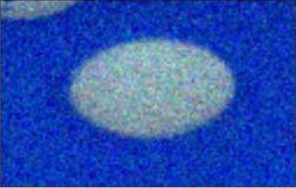
#> input picture data/die.png, 296 x 188 px
$ jupyter execute '9.1 图像去噪.ipynb'
#> lines starting #> are read from the running program, lines starting #| are printed output that depends on the picture
# 图像去噪

### 目标
在本章中，
- 你将学习用于去除图像中噪声的非局部均值去噪算法。
- 你将看到不同的函数，例如cv.fastNlMeansDenoising()，cv.fastNlMeansDenoisingColored()等。

### 理论
在前面的章节中，我们已经看到了许多图像平滑技术，例如高斯模糊，中值模糊等，它们在某种程度上可以消除少量噪声。在这些技术中，我们在像素周围采取了一个较小的邻域，并进行了一些操作，例如高斯加权平均值，值的中位数等来替换中心元素。简而言之，在像素处去除噪声是其周围的局部现象。
有噪声的性质。

通常认为噪声是零均值的随机变量。考虑一个有噪声的像素，$p=p_0+n$，其中$p_0$是像素的真实值，$n$是该像素中的噪声。你可以从不同的图像中获取大量相同的像素（例如N）并计算其平均值。理想情况下，由于噪声的平均值为零，因此应该得到$p = p_0$。

你可以通过简单的设置自己进行验证。将静态相机固定在某个位置几秒钟。这将为你提供很多帧或同一场景的很多图像。然后编写一段代码，找到视频中所有帧的平均值（这对你现在应该太简单了）。
比较最终结果和第一帧。你会看到噪声减少。不幸的是，这种简单的方法对摄像机和场景的运动并不稳健。通常，只有一张嘈杂的图像可用。

因此想法很简单，我们需要一组相似的图像来平均噪声。考虑图像中的一个小窗口（例如5x5窗口）。
很有可能同一修补程序可能位于图像中的其他位置。有时在它周围的一个小社区中。一起使用这些相似的补丁并找到它们的平均值怎么办？对于那个特定的窗口，这很好。请参阅下面的示例图片：

图像中的蓝色补丁看起来很相似。绿色补丁看起来很相似。因此，我们获取一个像素，在其周围获取一个小窗口，在图像中搜索相似的窗口，对所有窗口求平均，然后用得到的结果替换该像素。此方法是“非本地均值消噪”。与我们之前看到的模糊技术相比，它花费了更多时间，但是效果非常好。更多信息和在线演示可在其他资源的第一个链接中找到。

对于彩色图像，图像将转换为CIELAB色彩空间，然后分别对L和AB分量进行降噪。

### OpenCV中的图像去噪
OpenCV提供了此方法的四个变体。

1. **cv.fastNlMeansDenoising**()-处理单个灰度图像
2. **cv.fastNlMeansDenoisingColored**()-处理彩色图像。
3. **cv.fastNlMeansDenoisingMulti**()-处理在短时间内捕获的图像序列（灰度图像）
4. **cv.fastNlMeansDenoisingColoredMulti**()-与上面相同，但用于彩色图像。

常用参数为：
- h：决定滤波器强度的参数。较高的h值可以更好地消除噪点，但同时也可以消除图像细节。（可以设为10）
- hForColorComponents：与h相同，但仅用于彩色图像。（通常与h相同）
- templateWindowSize：应为奇数。（建议设为7）
- searchWindowSize：应为奇数。（建议设为21）

请访问其他资源中的第一个链接，以获取有关这些参数的更多详细信息。
我们将在此处演示2和3。剩下的留给你。

1. **cv.fastNlMeansDenoisingColored**()
如上所述，它用于消除彩色图像中的噪点。（噪声可能是高斯的）。请参阅以下示例：

[cell 1]
import numpy as np
import cv2 as cv
from matplotlib import pyplot as plt

# img = cv.imread('output/frame.png')
img = cv.imread('data/die.png')
#> img is the input picture: shape (188, 296, 3); mean B, G, R 176.4, 79, 42

dst = cv.fastNlMeansDenoisingColored(img,None,10,10,7,21)
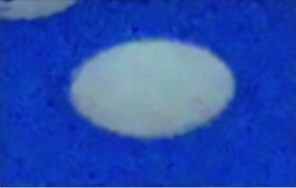
#> dst: shape (188, 296, 3); mean B, G, R 176.5, 78.4, 41.4

plt.figure(figsize=(12,6))
plt.subplot(121),plt.imshow(cv.cvtColor(img, cv.COLOR_BGR2RGB))
plt.xticks([]), plt.yticks([])
plt.subplot(122),plt.imshow(cv.cvtColor(dst, cv.COLOR_BGR2RGB))
plt.xticks([]), plt.yticks([])

plt.show()
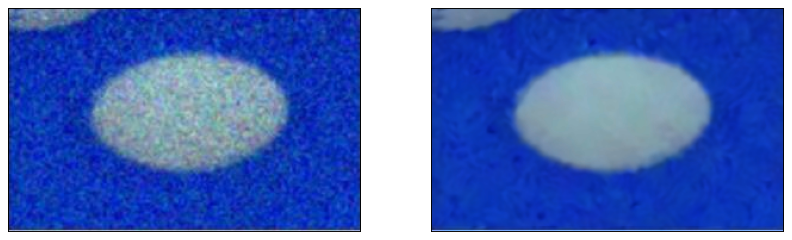
#> figure drawn by matplotlib, 2 panels
